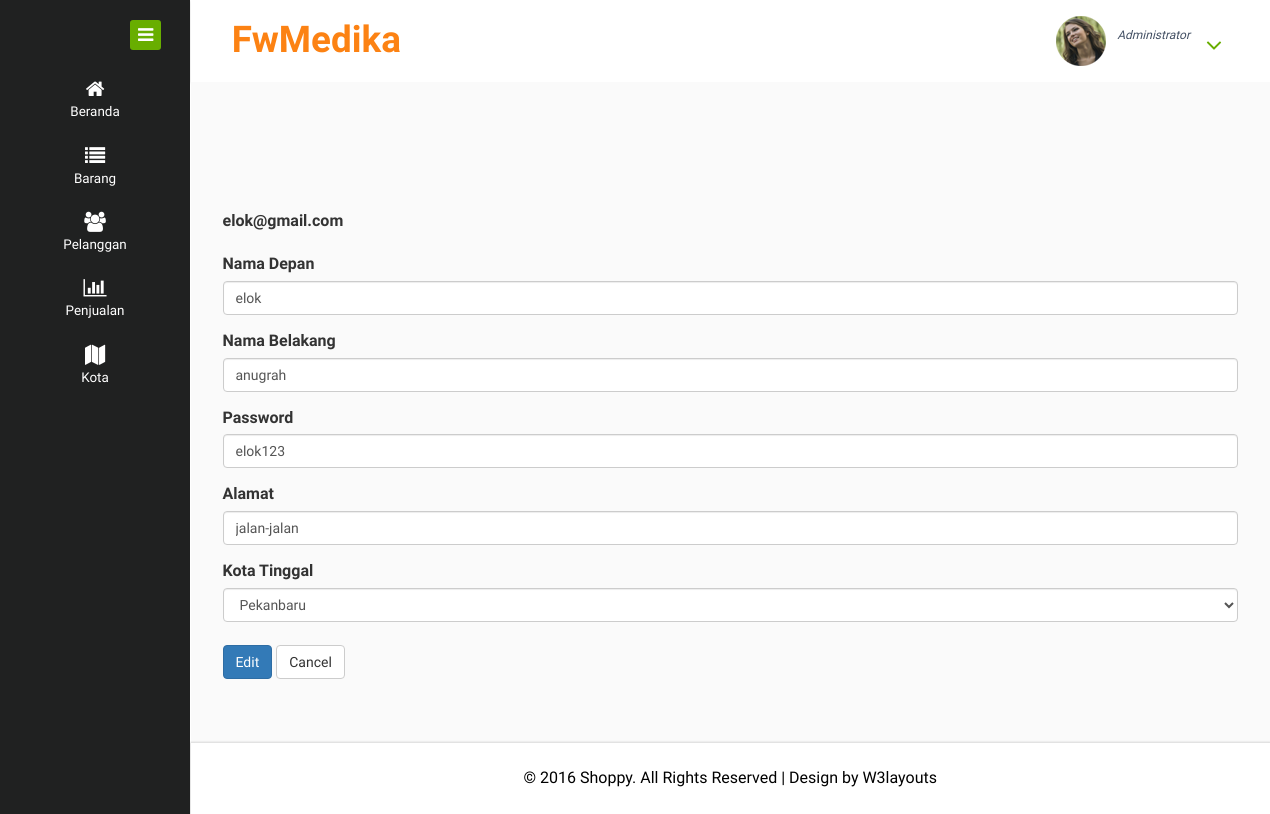
Page /index.php/Pelanggan/editPelanggan/elok@gmail.com on the committed database.
### tables this page shows
CREATE TABLE `pelanggan` (
  `email_pelanggan` varchar(255) NOT NULL,
  `namaD_pelanggan` varchar(255) NOT NULL,
  `namaB_pelanggan` varchar(255) NOT NULL,
  `pass_pelanggan` varchar(255) NOT NULL,
  `alamat_pelanggan` varchar(255) NOT NULL,
  `id_kota` int(11) NOT NULL
);

### application/controllers/Pelanggan.php (called while the page is built, shortened)
<?php
class Pelanggan extends CI_Controller
{
	function __construct(){
		$this->load->model('Queryeksekusi');
	}
	function editPelanggan($email_pelanggan){
		$pelanggan=$this->Queryeksekusi->tampilAkun($email_pelanggan);
		$data=array(
			'email_pelanggan'		=>set_value('email_pelanggan', $pelanggan[0]->email_pelanggan),
			'namaD_pelanggan'		=>set_value('namaD_pelanggan', $pelanggan[0]->namaD_pelanggan),
			'namaB_pelanggan'		=>set_value('namaB_pelanggan', $pelanggan[0]->namaB_pelanggan),
			'pass_pelanggan'		=>set_value('pass_pelanggan', $pelanggan[0]->pass_pelanggan),
			'alamat_pelanggan'		=>set_value('alamat_pelanggan', $pelanggan[0]->alamat_pelanggan),
			'kota' 					=> $this->Queryeksekusi->selectKota(),
			'action'				=>site_url('Pelanggan/edit_aksi'),
			'button'				=>'Edit'
		);
		$this->load->view('HalamanAdmin/Pelanggan/pelanggan_form_admin', $data);
	}
}
?>

### index.php (called while the page is built, shortened)
<?php
require_once BASEPATH.'core/CodeIgniter.php';

### application/models/Queryeksekusi.php (called while the page is built, shortened)
<?php
class Queryeksekusi extends CI_Model
{
	public $Ascen				= 'ASCEN';
	public $table_kota	= 'kota';
	public $id_kota		= 'id_kota';
	public $table_pelanggan 	= 'pelanggan';
	function tampilAkun($email_pelanggan){
		$this->db->distinct();
 		$this->db->select('p.*, k.nama_kota');
 		$this->db->from('pelanggan p');
 		$this->db->join('kota k', 'k.id_kota = p.id_kota');
 		$this->db->where('p.email_pelanggan', $email_pelanggan);
 		return $this->db->get($this->table_pelanggan)->result();
	}
	function selectKota(){
		$this->db->order_by($this->id_kota, $this->Ascen);
		return $this->db->get($this->table_kota)->result();
	}
}
?>

### application/views/HalamanAdmin/Pelanggan/pelanggan_form_admin.php (the view, shortened to what this page needs)
<!DOCTYPE HTML>
<html>
<head>
</head>
<body>
	<div class="page-container">
		<div class="left-content">
			<div class="mother-grid-inner">
				<div class="inner-block">
					<form action="<?php echo $action; ?>" enctype="multipart/form-data" method="POST" >
						<div class="form-group">
							<label><?php echo $email_pelanggan;?></label>
						</div>
						<div class="form-group">
							<label>Nama Depan</label>
							<input type="text" class="form-control" name="namaD_pelanggan" value="<?php echo $namaD_pelanggan; ?>" placeholder="Nama Depan" required>
						</div>
						<div class="form-group">
							<label>Nama Belakang</label>
							<input type="text" class="form-control" name="namaB_pelanggan" value="<?php echo $namaB_pelanggan; ?>" placeholder="Nama Belakang" required>
						</div>
						<div class="form-group">
							<label>Password</label>
							<input type="text" class="form-control" name="pass_pelanggan" value="<?php echo $pass_pelanggan; ?>" placeholder="Password" required>
						</div>
						<div class="form-group">
							<label>Alamat</label>
							<input type="text" class="form-control" name="alamat_pelanggan" value="<?php echo $alamat_pelanggan; ?>" placeholder="Alamat" required>
						</div>
						<label>Kota Tinggal</label>
						<select class="form-control select2" name="id_kota" style="width: 100%;">
							<?php foreach ($kota as $key => $value) { ?>
							<option value="<?php echo $value->id_kota; ?>"><?php echo $value->nama_kota;?></option>
							<?php } ?>
						</select>
						<br>
						<button type="submit" class="btn btn-primary"><?php echo $button ?> </button>
						<a href="<?php echo site_url('Barang') ?> "class="btn btn-default">Cancel</a>
					</form>
				</div>
			</div>
		</div>
	</div>
</body>
</html>

### rows in the picture
pelanggan: email_pelanggan "elok@gmail.com", namaD_pelanggan "elok", namaB_pelanggan "anugrah", pass_pelanggan "elok123", alamat_pelanggan "jalan-jalan"

### other values in the picture
$button "Edit"
form field id_kota "Pekanbaru"
